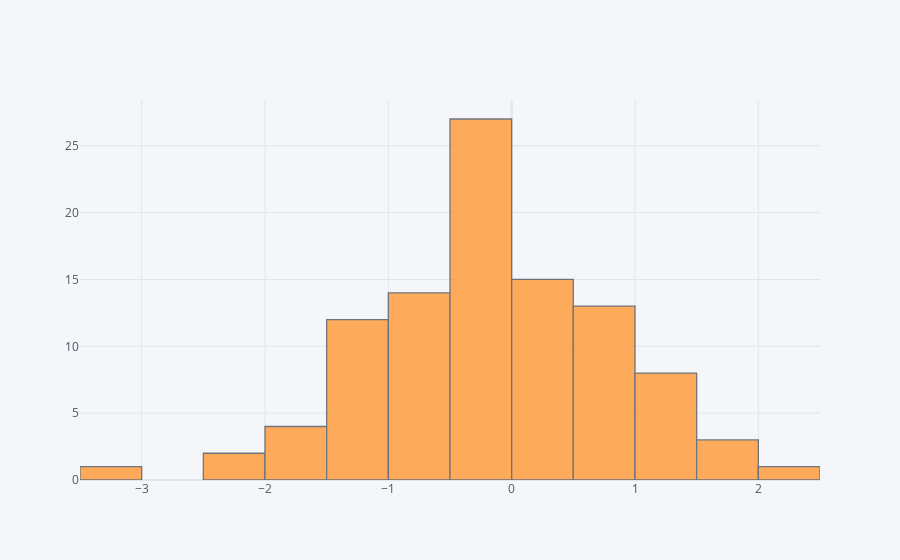

The code cell stored with this chart in its notebook:
### Markdown cell above
## histogram

### Code cell
df['A'].iplot(kind='hist',bins=25)

### Figure 1 — Plotly figure (JSON) as saved in the notebook; plotly's stock layout.template omitted (floating-point values rounded to 4 significant figures)
{"data": [{"histfunc": "count", "histnorm": "", "marker": {"color": "rgba(255, 153, 51, 1.0)", "line": {"color": "#4D5663", "width": 1.3}}, "name": "A", "nbinsx": 25, "opacity": 0.8, "orientation": "v", "type": "histogram", "x": [1.03, 0.4534, -1.157, -0.73, 1.441, -0.09675, -0.3131, -0.6156, 1.338, -1.238, 1.447, -0.2458, -1.393, -0.9836, 1.159, -0.5748, -2.165, -0.5521, 0.6596, -1.661, -0.2013, 1.14, 0.09581, 0.4135, -0.8419, 0.444, -0.4764, 0.1623, -0.2158, -1.15, 0.8748, -0.6277, -0.4111, -0.1396, -0.3246, 0.4795, 0.1083, -1.332, -0.2476, -1.865, 1.223, -1.461, -0.5334, 0.9392, -0.5452, -0.02004, 1.929, -0.4338, -1.334, 0.2951, -0.06559, 0.5295, -0.9167, 0.2319, -1.528, -0.4295, 2.087, -0.595, -1.474, 0.1909, 0.3081, -2.047, 1.11, -1.368, -0.4275, 0.925, -0.5778, 1.661, 0.5316, -1.821, 0.5009, -0.474, 0.1247, -0.8697, 0.857, 1.591, -0.1211, -0.3401, 0.5931, -0.4564, -0.2422, -0.08434, 0.6993, -1.348, 0.1239, -0.2558, -3.403, -0.04557, -0.003577, -0.1109, 0.8604, -1.037, -0.1856, -0.5342, 0.4988, -1.395, -0.284, 0.06999, 0.8462, 0.9748]}], "layout": {"barmode": "overlay", "legend": {"bgcolor": "#F5F6F9", "font": {"color": "#4D5663"}}, "paper_bgcolor": "#F5F6F9", "plot_bgcolor": "#F5F6F9", "title": {"font": {"color": "#4D5663"}}, "xaxis": {"gridcolor": "#E1E5ED", "showgrid": true, "tickfont": {"color": "#4D5663"}, "title": {"font": {"color": "#4D5663"}, "text": ""}, "zerolinecolor": "#E1E5ED"}, "yaxis": {"gridcolor": "#E1E5ED", "showgrid": true, "tickfont": {"color": "#4D5663"}, "title": {"font": {"color": "#4D5663"}, "text": ""}, "zerolinecolor": "#E1E5ED"}}}
